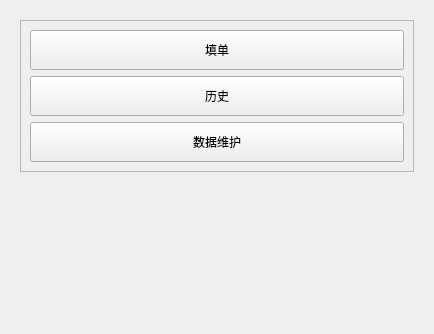
<?xml version="1.0" encoding="UTF-8"?>
<ui version="4.0">
 <class>Navigation</class>
 <widget class="QWidget" name="Navigation">
  <property name="geometry">
   <rect>
    <x>0</x>
    <y>0</y>
    <width>434</width>
    <height>334</height>
   </rect>
  </property>
  <property name="windowTitle">
   <string>Form</string>
  </property>
  <layout class="QVBoxLayout" name="verticalLayout">
   <item>
    <widget class="QWidget" name="widget" native="true">
     <layout class="QVBoxLayout" name="verticalLayout_2">
      <item alignment="Qt::AlignTop">
       <widget class="QScrollArea" name="scrollArea">
        <property name="widgetResizable">
         <bool>true</bool>
        </property>
        <widget class="QWidget" name="scrollAreaWidgetContents">
         <property name="enabled">
          <bool>true</bool>
         </property>
         <property name="geometry">
          <rect>
           <x>0</x>
           <y>0</y>
           <width>388</width>
           <height>156</height>
          </rect>
         </property>
         <layout class="QVBoxLayout" name="verticalLayout_3">
          <item>
           <widget class="QToolButton" name="editBtn">
            <property name="sizePolicy">
             <sizepolicy hsizetype="Expanding" vsizetype="Fixed">
              <horstretch>0</horstretch>
              <verstretch>0</verstretch>
             </sizepolicy>
            </property>
            <property name="minimumSize">
             <size>
              <width>0</width>
              <height>40</height>
             </size>
            </property>
            <property name="text">
             <string>填单</string>
            </property>
           </widget>
          </item>
          <item>
           <widget class="QToolButton" name="historyBtn">
            <property name="sizePolicy">
             <sizepolicy hsizetype="Expanding" vsizetype="Fixed">
              <horstretch>0</horstretch>
              <verstretch>0</verstretch>
             </sizepolicy>
            </property>
            <property name="minimumSize">
             <size>
              <width>0</width>
              <height>40</height>
             </size>
            </property>
            <property name="text">
             <string>历史</string>
            </property>
           </widget>
          </item>
          <item>
           <widget class="QToolButton" name="dataBtn">
            <property name="sizePolicy">
             <sizepolicy hsizetype="Expanding" vsizetype="Fixed">
              <horstretch>0</horstretch>
              <verstretch>0</verstretch>
             </sizepolicy>
            </property>
            <property name="minimumSize">
             <size>
              <width>0</width>
              <height>40</height>
             </size>
            </property>
            <property name="text">
             <string>数据维护</string>
            </property>
           </widget>
          </item>
         </layout>
        </widget>
       </widget>
      </item>
     </layout>
    </widget>
   </item>
  </layout>
 </widget>
 <resources/>
 <connections/>
</ui>
